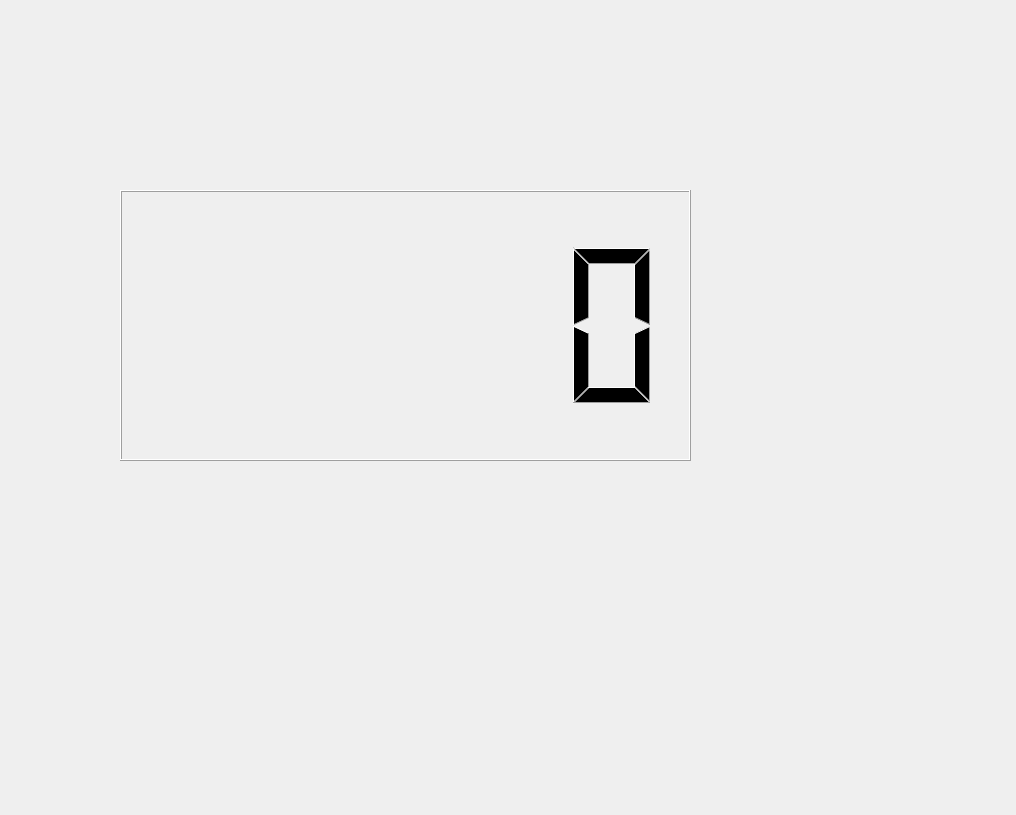
<?xml version="1.0" encoding="UTF-8"?>
<ui version="4.0">
 <class>Dialog</class>
 <widget class="QDialog" name="Dialog">
  <property name="geometry">
   <rect>
    <x>0</x>
    <y>0</y>
    <width>1016</width>
    <height>815</height>
   </rect>
  </property>
  <property name="windowTitle">
   <string>Dialog</string>
  </property>
  <widget class="QLCDNumber" name="lcdNumber">
   <property name="geometry">
    <rect>
     <x>120</x>
     <y>190</y>
     <width>571</width>
     <height>271</height>
    </rect>
   </property>
   <property name="smallDecimalPoint">
    <bool>true</bool>
   </property>
   <property name="digitCount">
    <number>5</number>
   </property>
   <property name="segmentStyle">
    <enum>QLCDNumber::Filled</enum>
   </property>
   <property name="value" stdset="0">
    <double>0.000000000000000</double>
   </property>
  </widget>
 </widget>
 <resources/>
 <connections/>
</ui>
